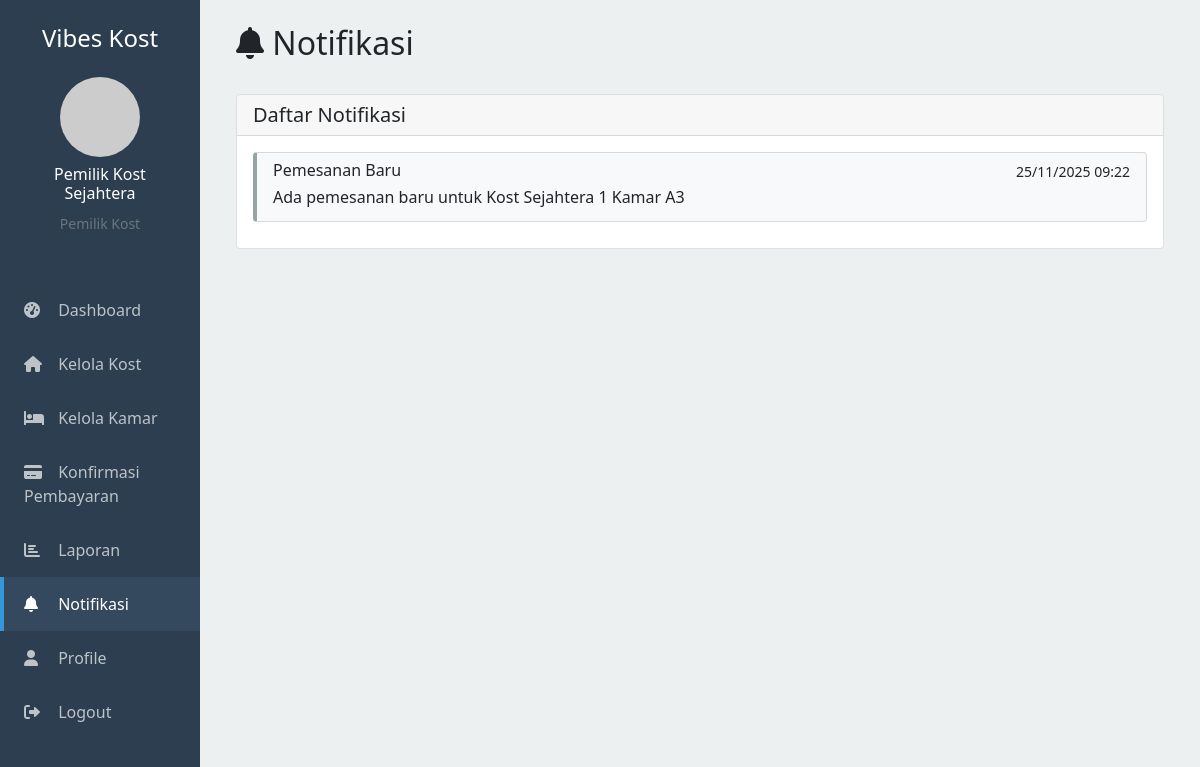
Page /pemilik/notifikasi.php (signed in) on the committed database.
### tables this page shows
CREATE TABLE notifikasis (
    id INT PRIMARY KEY AUTO_INCREMENT,
    user_id INT NOT NULL,
    judul VARCHAR(255) NOT NULL,
    pesan TEXT NOT NULL,
    jenis ENUM('pemesanan','pembayaran','sistem','promosi') DEFAULT 'sistem',
    is_read BOOLEAN DEFAULT FALSE,
    link VARCHAR(255),
    created_at TIMESTAMP DEFAULT CURRENT_TIMESTAMP,
    FOREIGN KEY (user_id) REFERENCES users(id) ON DELETE CASCADE
);

### pemilik/notifikasi.php (the view, shortened to what this page needs)
<?php
include '../includes/config.php';
$user_id = $_SESSION['user_id'];
$query = "SELECT * FROM notifikasis WHERE user_id = ? ORDER BY created_at DESC";
$stmt = $conn->prepare($query);
$stmt->bind_param("i", $user_id);
$stmt->execute();
$notifications = $stmt->get_result();
?>
<!DOCTYPE html>
<html lang="id">
<head>
    <link href="https://cdn.jsdelivr.net/npm/bootstrap@5.1.3/dist/css/bootstrap.min.css" rel="stylesheet">
    <link href="https://cdnjs.cloudflare.com/ajax/libs/font-awesome/6.0.0/css/all.min.css" rel="stylesheet">
</head>
<body>
    <div class="container-fluid">
        <div class="row">
            <div class="col-md-3 col-lg-2 sidebar p-0">
                <div class="p-4">
                    <h4 class="text-center mb-4">Vibes Kost</h4>
                    <div class="text-center mb-4">
                        <img src="../uploads/profil/<?php echo $_SESSION['foto_profil']; ?>"
                             class="rounded-circle"
                             width="80"
                             height="80"
                             alt="Profile"
                             onerror="this.src='https://via.placeholder.com/80'">
                        <h6 class="mt-2"><?php echo $_SESSION['nama']; ?></h6>
                        <small class="text-muted">Pemilik Kost</small>
                    </div>
                </div>
                <nav class="nav flex-column">
                    <a class="nav-link" href="dashboard.php">
                        <i class="fas fa-tachometer-alt"></i> Dashboard
                    </a>
                    <a class="nav-link" href="manage_kost.php">
                        <i class="fas fa-home"></i> Kelola Kost
                    </a>
                    <a class="nav-link" href="manage_kamar.php">
                        <i class="fas fa-bed"></i> Kelola Kamar
                    </a>
                    <a class="nav-link" href="konfirmasi_pembayaran.php">
                        <i class="fas fa-credit-card"></i> Konfirmasi Pembayaran
                    </a>
                    <a class="nav-link" href="laporan.php">
                        <i class="fas fa-chart-bar"></i> Laporan
                    </a>
                    <a class="nav-link active" href="notifikasi.php">
                        <i class="fas fa-bell"></i> Notifikasi
                    </a>
                    <a class="nav-link" href="profile.php">
                        <i class="fas fa-user"></i> Profile
                    </a>
                    <a class="nav-link" href="../auth/logout.php">
                        <i class="fas fa-sign-out-alt"></i> Logout
                    </a>
                </nav>
            </div>
            <div class="col-md-9 col-lg-10 main-content">
                <div class="p-4">
                    <div class="d-flex justify-content-between align-items-center mb-4">
                        <h2><i class="fas fa-bell"></i> Notifikasi</h2>
                    </div>
                    <div class="card">
                        <div class="card-header">
                            <h5 class="mb-0">Daftar Notifikasi</h5>
                        </div>
                        <div class="card-body">
                            <?php if ($notifications->num_rows > 0): ?>
                                <div class="list-group">
                                    <?php while ($notif = $notifications->fetch_assoc()): ?>
                                        <div class="list-group-item notification-item <?php echo $notif['is_read'] ? 'read' : 'unread'; ?>">
                                            <div class="d-flex w-100 justify-content-between">
                                                <h6 class="mb-1"><?php echo $notif['judul']; ?></h6>
                                                <small><?php echo date('d/m/Y H:i', strtotime($notif['created_at'])); ?></small>
                                            </div>
                                            <p class="mb-1"><?php echo $notif['pesan']; ?></p>
                                        </div>
                                    <?php endwhile; ?>
                                </div>
                            <?php else: ?>
                                <p class="text-muted text-center">Tidak ada notifikasi</p>
                            <?php endif; ?>
                        </div>
                    </div>
                </div>
            </div>
        </div>
    </div>
</body>
</html>

### pemilik/notifikasi.php (style rules this page uses)
.sidebar { background: #2c3e50; min-height: 100vh; color: white; }
.sidebar .nav-link { color: #bdc3c7; padding: 15px 20px; border-left: 4px solid transparent; }
.sidebar .nav-link:hover, .sidebar .nav-link.active { color: white; background: #34495e; border-left-color: #3498db; }
.sidebar .nav-link i { width: 20px; margin-right: 10px; }
.main-content { background: #ecf0f1; min-height: 100vh; }
.notification-item { border-left: 4px solid #3498db; background: white; margin-bottom: 10px; border-radius: 5px; }
.notification-item.read { border-left-color: #95a5a6; background: #f8f9fa; }

### rows in the picture
notifikasis: judul "Pemesanan Baru", created_at "25/11/2025 09:22", pesan "Ada pemesanan baru untuk Kost Sejahtera 1 Kamar A3"

### other values in the picture
$_SESSION['nama'] "Pemilik Kost Sejahtera"
